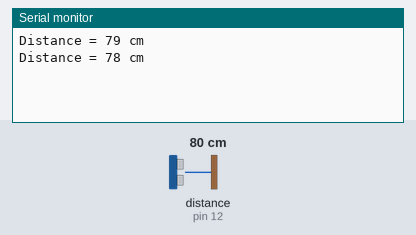
The sketch below on a simulated Arduino Uno, built with avr-gcc and run on an emulated ATmega328P. Parts: the last lines printed to the serial monitor. Wiring (inferred from the names in the program): ultrasonic range finder: trigger pin 10; echo pin 12. Inputs (shaded band) come from the test bench; at power-on: distance to the obstacle (sensor on pin 12) 80 cm. The echo pulse lasts 58.3 µs per cm.

Above: at 1.8 s.
1.9 s: distance to the obstacle (sensor on pin 12) set to 2 cm
At 2.7 s:
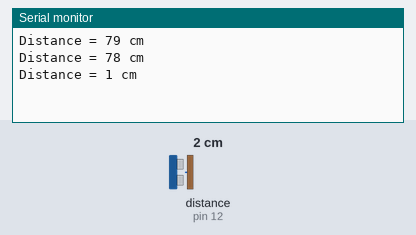
3.4 s: distance to the obstacle (sensor on pin 12) set to 4 cm
At 4.8 s:
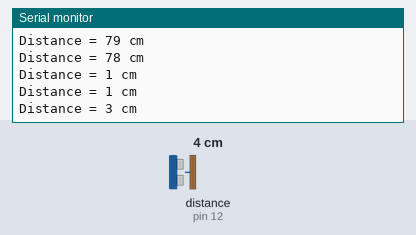
Timing chart, 0 to 6.4 s (numbered marks = the images above; inputs shaded):
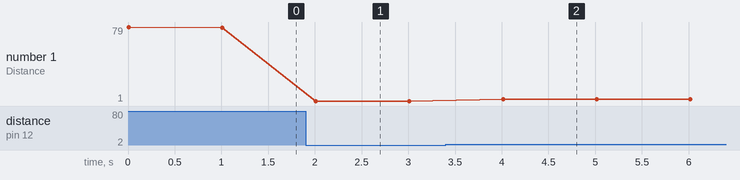

The sketch:

ultrasonic.ino
```cpp
//  FIND DISTANCE USIING ULTRASONIC SENSOR

//  DECALERING VARIABLES

int trigpin = 10;

int echopin = 12;

long distance, duration;

void setup()
{

  pinMode(trigpin, OUTPUT);

  pinMode(echopin, INPUT);

  Serial.begin(9600);
}

void loop()
{
  digitalWrite(trigpin, LOW);

  delayMicroseconds(4);

  digitalWrite(trigpin, HIGH);

  delayMicroseconds(15);

  digitalWrite(trigpin, LOW);

  duration = pulseIn(echopin, HIGH);

//  CONVERTING THE TIME INTO A DISTANCE = SPEED * TIME

  distance = duration * 0.034 / 2;

  Serial.print("Distance = ");
  Serial.print(distance);
  Serial.print(" cm");
  Serial.println();

  delay(1000);

}
```

Measured:
- after the input at 1.9 s, the serial monitor: prints a new line after 0.11 s (image 1)
- after the input at 3.4 s, the serial monitor: prints a new line after 0.61 s (image 2)
- plotted number 1: 78 → 1 after the input at 1.9 s, 1 → 3 after the input at 3.4 s
